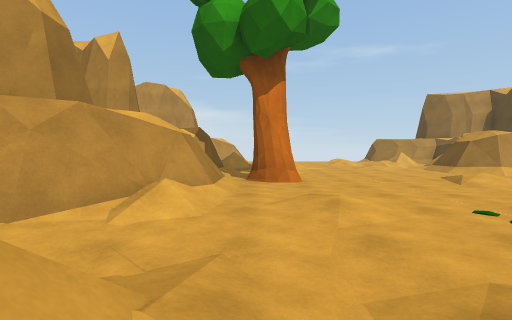
View 1 (above)

16 first-person views from a walk through a scene from a Unity 3-D project. The camera is 1.4 m above the floor, tilts 2° down and sees 85° across. The floor is counted in squares, 2 m on a side. Each view is taken from the middle of a square. On the plan, view 1 faces up. The plan holds only what a view shows up to about 9 squares ahead; the rest is blank. The place goes on beyond the plan.

View 2
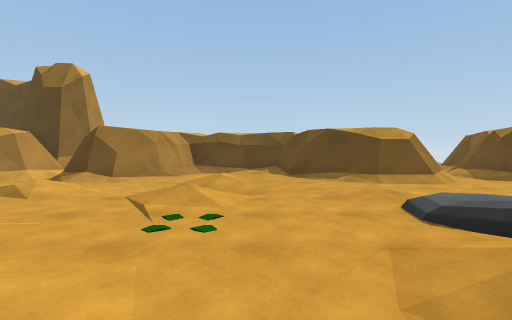

View 3
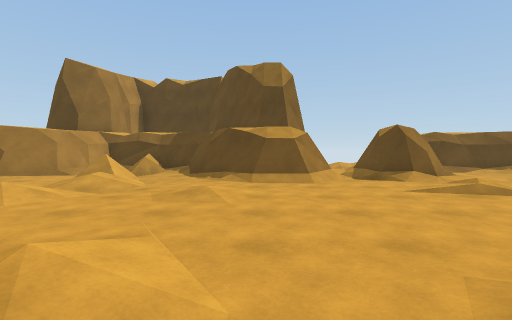

View 4
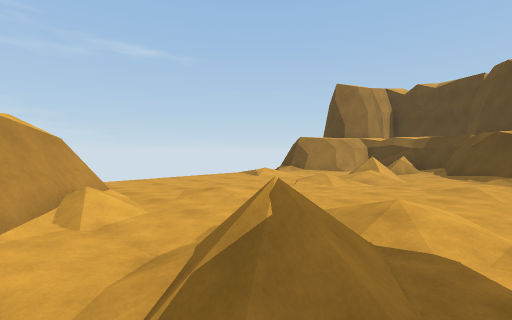

View 5
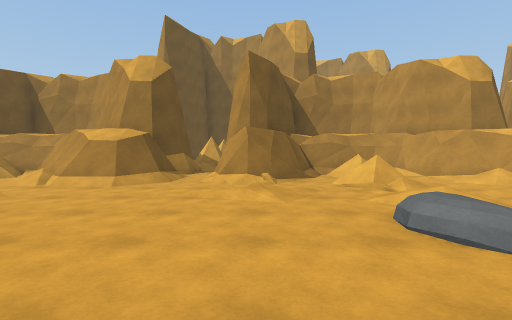

View 6
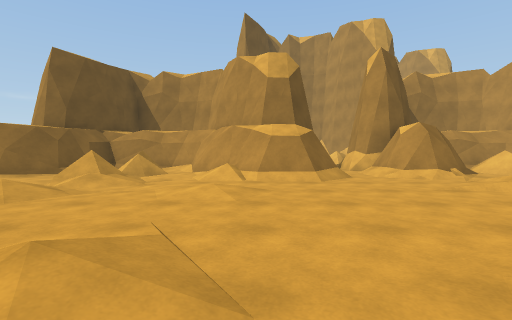

View 7
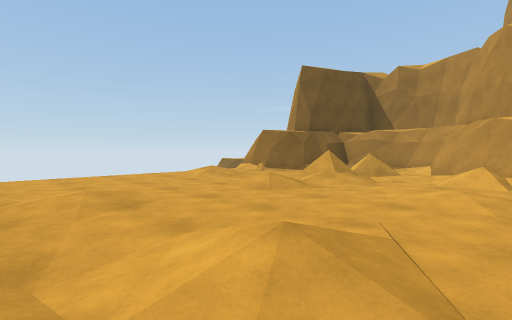

View 8
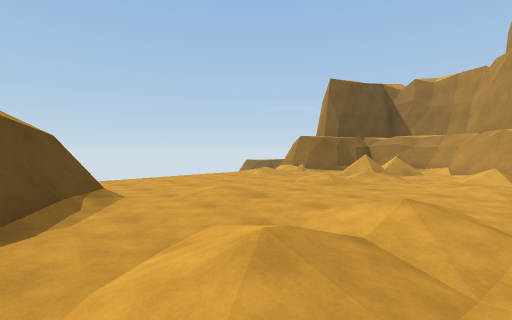

View 9
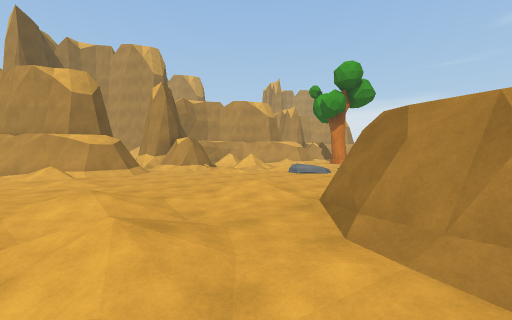

View 10
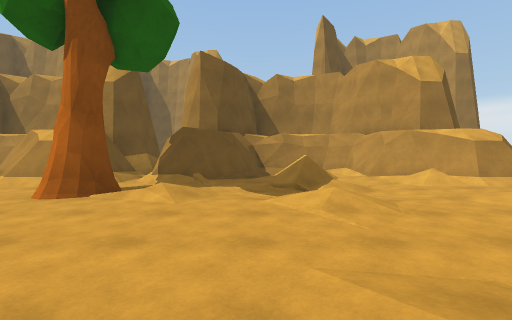

View 11
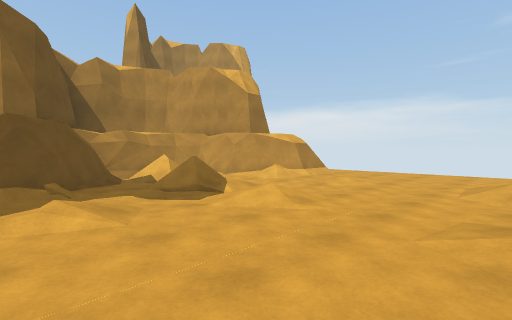

View 12
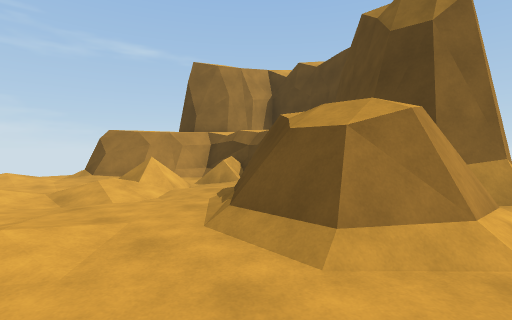

View 13
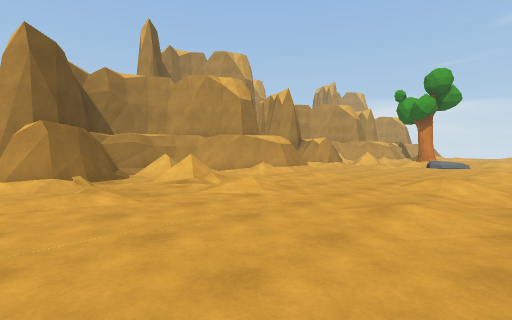

View 14
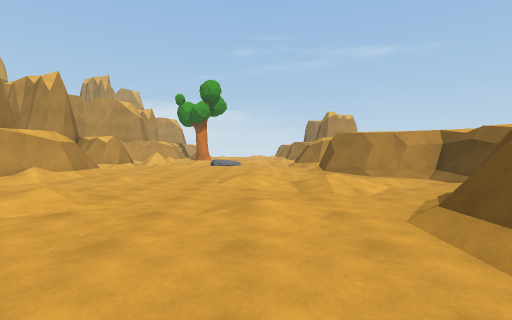

View 15
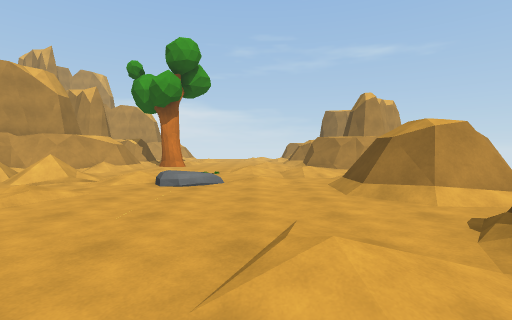

View 16
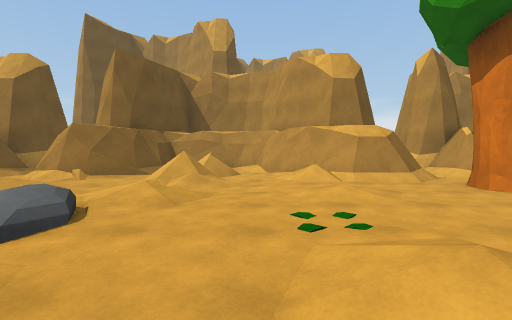

### Floor plan
Key: @ floor where view 1 was taken; # wall or solid block; . main floor; : floor 0.25 m higher than the main floor; + floor 0.5 m higher than the main floor; / step, stairs or slope; = window, fence, low wall or low ledge; T tree; P plant.
Columns run from 4 left of view 1 to 10 right of it. Each row starts with its distance up from view 1.
 16     ......
 15   ##..../:##
 14   ##.......###
 13   #/.:..:.//.#
 12 ###.....////=#
 11 ##.........:##
 10 #/////:.:..##
  9 ##/.......###
  8  ###::....####
  7  ###......./.##
  6  #==TT..../#
  5  ###....::/##
  4  ###.:...../##
  3  ##/.:.P+//..#
  2 ##:......././#
  1 #=////.....####
  0 #/./@///:./###/
 -1 ###.......##
 -2  ###:/....##/
 -3 ####.........
 -4 #///......###/
 -5 ####....::/###
 -6  ###.:...../##
 -7 ###/.:.:///..#
 -8 #/:........./
 -9 #=////.....#
-10 #/.///..:.##
-11 ###.......##
-12  ###:/....
-13   ##......

Positions as (right, up) in squares from view 1, and headings:
1: (0, 0), facing up
2: (0, 2), facing right
3: (0, 9), facing right
4: (-2, 9), facing up-right
5: (5, -2), facing left
6: (5, -6), facing left
7: (5, -6), facing down-left
8: (7, -6), facing down-left
9: (8, -8), facing up-left
10: (5, 9), facing left
11: (4, 7), facing up-left
12: (4, 7), facing up-right
13: (5, -13), facing up-left
14: (4, -13), facing up
15: (4, -6), facing up
16: (5, 2), facing left
